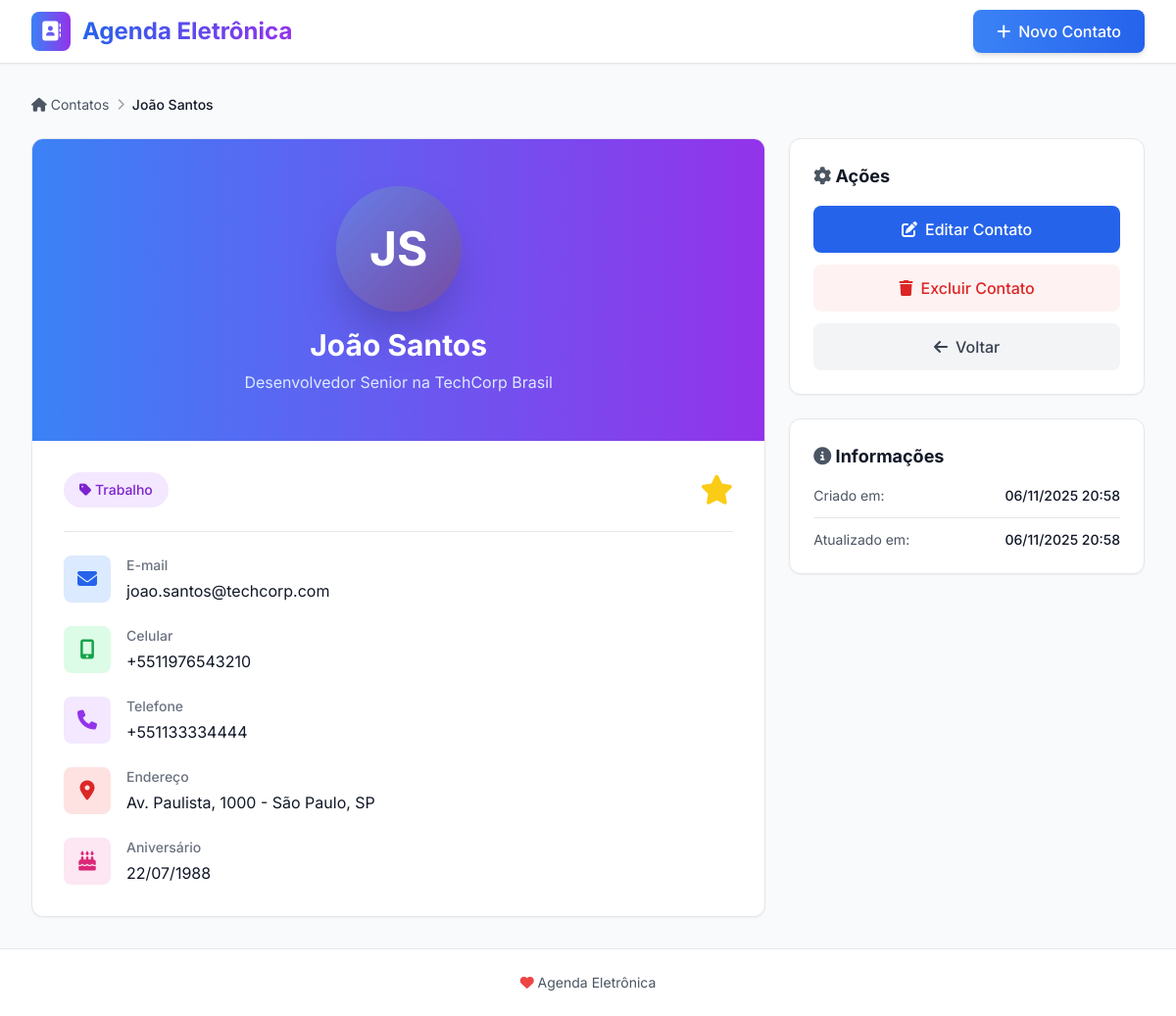
The app's page /contato/2/ with its own data.
### contatos/models.py (models this page shows, shortened)
class Contato(models.Model):
    CATEGORIAS = [
        ('familia', 'Família'),
        ('amigo', 'Amigo'),
        ('trabalho', 'Trabalho'),
        ('outros', 'Outros'),
    ]
    nome = models.CharField(max_length=200, verbose_name='Nome Completo')
    email = models.EmailField(blank=True, null=True, verbose_name='E-mail')
    telefone_regex = RegexValidator(
        regex=r'^\+?1?\d{9,15}$',
        message="O telefone deve estar no formato: '+999999999'. Até 15 dígitos permitidos."
    )
    telefone = models.CharField(
        validators=[telefone_regex],
        max_length=17,
        blank=True,
        null=True,
        verbose_name='Telefone'
    )
    celular = models.CharField(
        validators=[telefone_regex],
        max_length=17,
        blank=True,
        null=True,
        verbose_name='Celular'
    )
    endereco = models.TextField(blank=True, null=True, verbose_name='Endereço')
    categoria = models.CharField(
        max_length=20,
        choices=CATEGORIAS,
        default='outros',
        verbose_name='Categoria'
    )
    empresa = models.CharField(max_length=200, blank=True, null=True, verbose_name='Empresa')
    cargo = models.CharField(max_length=200, blank=True, null=True, verbose_name='Cargo')
    aniversario = models.DateField(blank=True, null=True, verbose_name='Aniversário')
    observacoes = models.TextField(blank=True, null=True, verbose_name='Observações')
    favorito = models.BooleanField(default=False, verbose_name='Favorito')
    criado_em = models.DateTimeField(auto_now_add=True, verbose_name='Criado em')
    atualizado_em = models.DateTimeField(auto_now=True, verbose_name='Atualizado em')
    class Meta:
        ordering = ['nome']
        verbose_name = 'Contato'
        verbose_name_plural = 'Contatos'
    def get_iniciais(self):
        nomes = self.nome.split()
        if len(nomes) >= 2:
            return f"{nomes[0][0]}{nomes[-1][0]}".upper()
        return self.nome[0].upper() if self.nome else "?"

### contatos/views.py (the view)
# urls.py: path('contato/<int:pk>/', views.detalhes_contato, name='detalhes_contato'),
def detalhes_contato(request, pk):
    contato = get_object_or_404(Contato, pk=pk)
    return render(request, 'contatos/detalhes_contato.html', {'contato': contato})

### templates/contatos/detalhes_contato.html (shortened to what this page needs)
{% extends 'base.html' %}
{% block content %}
<div class="fade-in">
    <div class="mb-6">
        <nav class="flex items-center space-x-2 text-sm text-gray-600">
            <a href="{% url 'lista_contatos' %}" class="hover:text-blue-600 transition duration-200">
                <i class="fas fa-home"></i> Contatos
            </a>
            <i class="fas fa-chevron-right text-gray-400 text-xs"></i>
            <span class="text-gray-900 font-medium">{{ contato.nome }}</span>
        </nav>
    </div>
    <div class="grid grid-cols-1 lg:grid-cols-3 gap-6">
        <div class="lg:col-span-2 space-y-6">
            <div class="bg-white rounded-xl shadow-sm border border-gray-200 overflow-hidden">
                <div class="bg-gradient-to-r from-blue-500 to-purple-600 px-8 py-12 text-center">
                    <div class="w-32 h-32 mx-auto avatar-gradient rounded-full flex items-center justify-center text-white text-5xl font-bold shadow-2xl mb-4">
                        {{ contato.get_iniciais }}
                    </div>
                    <h1 class="text-3xl font-bold text-white mb-2">{{ contato.nome }}</h1>
                    {% if contato.cargo and contato.empresa %}
                    <p class="text-blue-100">{{ contato.cargo }} na {{ contato.empresa }}</p>
                    {% elif contato.empresa %}
                    <p class="text-blue-100">{{ contato.empresa }}</p>
                    {% elif contato.cargo %}
                    <p class="text-blue-100">{{ contato.cargo }}</p>
                    {% endif %}
                </div>
                <div class="p-8">
                    <div class="space-y-6">
                        <div class="flex items-center justify-between pb-6 border-b border-gray-200">
                            <span class="inline-block px-4 py-2 text-sm font-medium rounded-full
                                {% if contato.categoria == 'familia' %}bg-green-100 text-green-700
                                {% elif contato.categoria == 'amigo' %}bg-blue-100 text-blue-700
                                {% elif contato.categoria == 'trabalho' %}bg-purple-100 text-purple-700
                                {% else %}bg-gray-100 text-gray-700{% endif %}">
                                <i class="fas fa-tag"></i>
                                {% if contato.categoria == 'familia' %}Família
                                {% elif contato.categoria == 'amigo' %}Amigo
                                {% elif contato.categoria == 'trabalho' %}Trabalho
                                {% else %}Outros{% endif %}
                            </span>
                            <a href="{% url 'toggle_favorito' contato.pk %}?next=detalhes_contato" class="text-3xl transition duration-200">
                                {% if contato.favorito %}
                                <i class="fas fa-star text-yellow-400 hover:text-yellow-500"></i>
                                {% else %}
                                <i class="far fa-star text-gray-300 hover:text-yellow-400"></i>
                                {% endif %}
                            </a>
                        </div>
                        {% if contato.email %}
                        <div class="flex items-start">
                            <div class="w-12 h-12 bg-blue-100 rounded-lg flex items-center justify-center flex-shrink-0">
                                <i class="fas fa-envelope text-blue-600 text-xl"></i>
                            </div>
                            <div class="ml-4 flex-1">
                                <p class="text-sm text-gray-500 font-medium mb-1">E-mail</p>
                                <a href="mailto:{{ contato.email }}" class="text-gray-900 hover:text-blue-600 transition duration-200 break-all">
                                    {{ contato.email }}
                                </a>
                            </div>
                        </div>
                        {% endif %}
                        {% if contato.celular %}
                        <div class="flex items-start">
                            <div class="w-12 h-12 bg-green-100 rounded-lg flex items-center justify-center flex-shrink-0">
                                <i class="fas fa-mobile-alt text-green-600 text-xl"></i>
                            </div>
                            <div class="ml-4 flex-1">
                                <p class="text-sm text-gray-500 font-medium mb-1">Celular</p>
                                <a href="tel:{{ contato.celular }}" class="text-gray-900 hover:text-green-600 transition duration-200">
                                    {{ contato.celular }}
                                </a>
                            </div>
                        </div>
                        {% endif %}
                        {% if contato.telefone %}
                        <div class="flex items-start">
                            <div class="w-12 h-12 bg-purple-100 rounded-lg flex items-center justify-center flex-shrink-0">
                                <i class="fas fa-phone text-purple-600 text-xl"></i>
                            </div>
                            <div class="ml-4 flex-1">
                                <p class="text-sm text-gray-500 font-medium mb-1">Telefone</p>
                                <a href="tel:{{ contato.telefone }}" class="text-gray-900 hover:text-purple-600 transition duration-200">
                                    {{ contato.telefone }}
                                </a>
                            </div>
                        </div>
                        {% endif %}
                        {% if contato.endereco %}
                        <div class="flex items-start">
                            <div class="w-12 h-12 bg-red-100 rounded-lg flex items-center justify-center flex-shrink-0">
                                <i class="fas fa-map-marker-alt text-red-600 text-xl"></i>
                            </div>
                            <div class="ml-4 flex-1">
                                <p class="text-sm text-gray-500 font-medium mb-1">Endereço</p>
                                <p class="text-gray-900">{{ contato.endereco }}</p>
                            </div>
                        </div>
                        {% endif %}
                        {% if contato.aniversario %}
                        <div class="flex items-start">
                            <div class="w-12 h-12 bg-pink-100 rounded-lg flex items-center justify-center flex-shrink-0">
                                <i class="fas fa-birthday-cake text-pink-600 text-xl"></i>
                            </div>
                            <div class="ml-4 flex-1">
                                <p class="text-sm text-gray-500 font-medium mb-1">Aniversário</p>
                                <p class="text-gray-900">{{ contato.aniversario|date:"d/m/Y" }}</p>
                            </div>
                        </div>
                        {% endif %}
                    </div>
                </div>
            </div>
        </div>
        <div class="space-y-6">
            <div class="bg-white rounded-xl shadow-sm border border-gray-200 p-6">
                <h3 class="text-lg font-bold text-gray-900 mb-4">
                    <i class="fas fa-cog text-gray-600"></i> Ações
                </h3>
                <div class="space-y-3">
                    <a href="{% url 'editar_contato' contato.pk %}" class="w-full bg-blue-600 hover:bg-blue-700 text-white py-3 px-4 rounded-lg font-medium transition duration-200 flex items-center justify-center space-x-2">
                        <i class="fas fa-edit"></i>
                        <span>Editar Contato</span>
                    </a>
                    <a href="{% url 'deletar_contato' contato.pk %}" class="w-full bg-red-50 hover:bg-red-100 text-red-600 py-3 px-4 rounded-lg font-medium transition duration-200 flex items-center justify-center space-x-2">
                        <i class="fas fa-trash"></i>
                        <span>Excluir Contato</span>
                    </a>
                    <a href="{% url 'lista_contatos' %}" class="w-full bg-gray-100 hover:bg-gray-200 text-gray-700 py-3 px-4 rounded-lg font-medium transition duration-200 flex items-center justify-center space-x-2">
                        <i class="fas fa-arrow-left"></i>
                        <span>Voltar</span>
                    </a>
                </div>
            </div>
            <div class="bg-white rounded-xl shadow-sm border border-gray-200 p-6">
                <h3 class="text-lg font-bold text-gray-900 mb-4">
                    <i class="fas fa-info-circle text-gray-600"></i> Informações
                </h3>
                <div class="space-y-3 text-sm">
                    <div class="flex justify-between items-center pb-3 border-b border-gray-200">
                        <span class="text-gray-600">Criado em:</span>
                        <span class="text-gray-900 font-medium">{{ contato.criado_em|date:"d/m/Y H:i" }}</span>
                    </div>
                    <div class="flex justify-between items-center">
                        <span class="text-gray-600">Atualizado em:</span>
                        <span class="text-gray-900 font-medium">{{ contato.atualizado_em|date:"d/m/Y H:i" }}</span>
                    </div>
                </div>
            </div>
        </div>
    </div>
</div>
{% endblock %}

### templates/base.html (style rules this page uses)
body { font-family: 'Inter', sans-serif; }
.avatar-gradient { background: linear-gradient(135deg, #667eea 0%, #764ba2 100%); }
.fade-in { animation: fadeIn 0.5s ease-in; }

### records on screen
Contato: nome "João Santos", get_iniciais "JS", cargo "Desenvolvedor Senior", empresa "TechCorp Brasil", email "joao.santos@techcorp.com", celular "+5511976543210", telefone "+551133334444", endereco "Av. Paulista, 1000 - São Paulo, SP", aniversario "22/07/1988", criado_em "06/11/2025 20:58", atualizado_em "06/11/2025 20:58"
